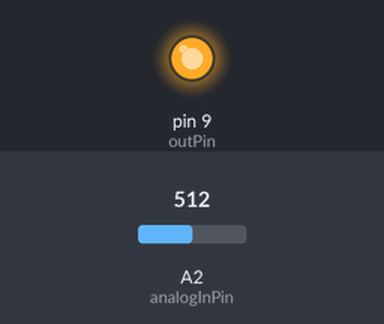
Simulated run of this sketch. Board: Arduino Uno, built with avr-gcc and run on an emulated ATmega328P. On the bench: output pins drawn as LEDs (lit = HIGH). Dashed ring = blinking. Inputs (shaded band) come from the test bench; at power-on: A2 (analogInPin) = 512.

Above: at 4.4 s.
4.5 s: A2 (analogInPin) set to 100
9.2 s: A2 (analogInPin) set to 110
At 9.9 s:
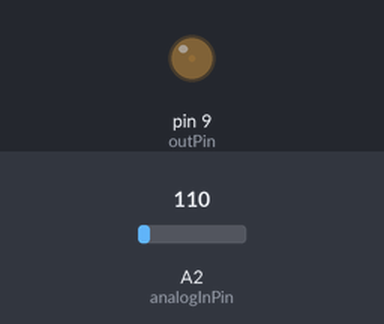
13.9 s: A2 (analogInPin) set to 122
At 14.13 s:
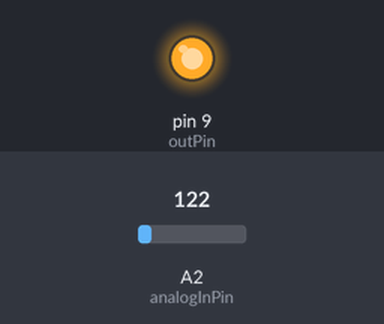
18.6 s: A2 (analogInPin) set to 0
23.3 s: A2 (analogInPin) set to 120
At 23.49 s:
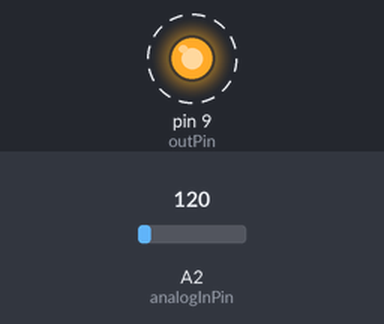
Timing chart, 0 to 29.0 s (numbered marks = the images above; inputs shaded):
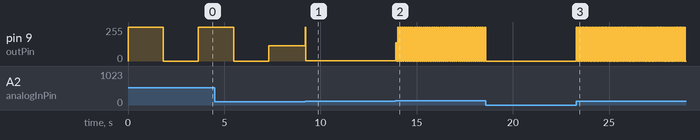

Measured:
- after the input at 9.2 s, pin 9 (outPin): 113/255 → 1/255 at once
- after the input at 13.9 s, pin 9 (outPin): 1/255 → 138/255 at once, then repeats every 0.10 s: 0/255 0.05 s, 255/255 0.05 s
- after the input at 18.6 s, pin 9 (outPin): stops changing and stays 0/255
- after the input at 23.3 s, pin 9 (outPin): alternates 255/255 for 0.05 s and 0/255 for 0.05 s, starting at once

The sketch:

analogInLedOut.ino
```cpp
//This code was based on example AnalogInOutSerial by Tom Igoe
//Changed 07 sep 2015
//by Otavio Carneiro (carneiro.blog.br)
//This code is in the public domain.
const int analogInPin = A2;  // Analog input pin where the potentiometer is plugged into
const int outPin = 9; // Analog output pin to which the LED is attached

void setup() {
  pinMode (outPin, OUTPUT);
}

void loop() {
  // read the analog in value:
  int sensorValue = analogRead(analogInPin);
  if (sensorValue < 110) {
    int outputValue = map(sensorValue, 0, 110, 0, 125);
    analogWrite(outPin, outputValue);
  } else {
    int outputValue = map(sensorValue, 110, 220, 0, 500);
    digitalWrite(outPin, HIGH);
    delay(outputValue);
    digitalWrite(outPin, LOW);
    delay(outputValue);
  }
  delay(2); //gives a break to the analog-to-digital converter
}
```
